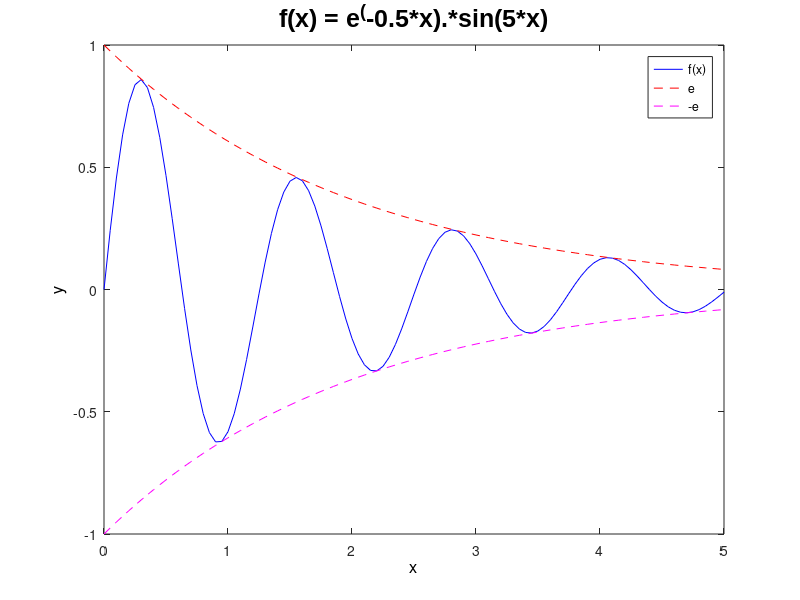

The MATLAB script that drew this image:
f = @(x) exp(-0.5*x).*sin(5*x);
x = linspace(0,5,101);
y = f(x);
e = exp(-0.5*x);

plot(x,y,'b-',x,e,'r--',x,-e,'m--');
 h = legend('f(x)','e','-e');
 set(h,'location','northeast');
 title('f(x) = e^(-0.5*x).*sin(5*x)','fontsize',18,'fontname', 'Arial');
 xlabel('x','color', 'black','fontsize',12);
 ylabel('y','color','black','fontsize',12);